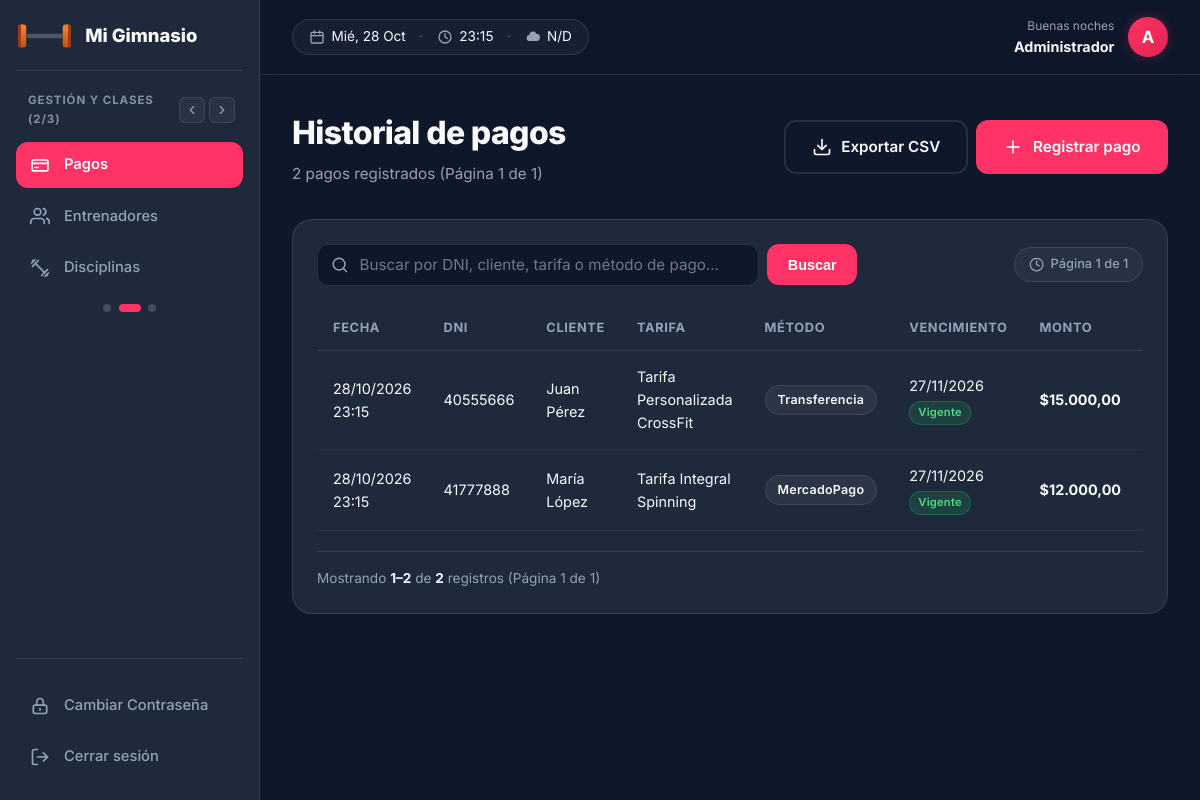
The page /panel/pagos.php (signed in) on the database its author committed.
### tables this page shows
CREATE TABLE IF NOT EXISTS historial_de_pagos (
    id_pago INT AUTO_INCREMENT PRIMARY KEY,
    id_cliente INT NOT NULL,
    id_tarifa INT NOT NULL,
    monto DECIMAL(10,2) NOT NULL,
    metodo_pago VARCHAR(50) NOT NULL DEFAULT 'Efectivo',
    fecha_pago DATETIME NOT NULL DEFAULT CURRENT_TIMESTAMP,
    fecha_vencimiento DATE NULL,
    CONSTRAINT fk_pago_cliente FOREIGN KEY (id_cliente)
        REFERENCES clientes(id_cliente),
    CONSTRAINT fk_pago_tarifa FOREIGN KEY (id_tarifa)
        REFERENCES tarifas(id_tarifa)
);

CREATE TABLE IF NOT EXISTS clientes (
    id_cliente INT AUTO_INCREMENT PRIMARY KEY,
    DNI INT(8) NOT NULL UNIQUE,
    nombre VARCHAR(100) NOT NULL,
    apellido VARCHAR(100) NOT NULL,
    email VARCHAR(100),
    telefono VARCHAR(20),
    id_estado INT NOT NULL,
    CONSTRAINT fk_cliente_estado FOREIGN KEY (id_estado)
        REFERENCES estado_cliente(ID_est_clientes)
);

CREATE TABLE IF NOT EXISTS tarifas (
    id_tarifa INT AUTO_INCREMENT PRIMARY KEY,
    id_entrenador INT NOT NULL,
    nombre VARCHAR(100) NOT NULL,
    monto DECIMAL(10,2) NOT NULL,
    descripcion TEXT,
    CONSTRAINT fk_tarifas_entrenadores FOREIGN KEY (id_entrenador)
        REFERENCES entrenadores(id_entrenador)
);

### panel/pagos.php (the view, shortened to what this page needs)
<?php
require_once __DIR__ . '/includes/paginacion.php';
$pdo = conectarDB();
$busqueda = trim($_GET['busqueda'] ?? '');
$params = [];
$whereSql = '';
$stmtCount = $pdo->prepare("
    SELECT COUNT(*)
    FROM historial_de_pagos hp
    JOIN clientes c ON hp.id_cliente = c.id_cliente
    JOIN tarifas t ON hp.id_tarifa = t.id_tarifa
    $whereSql
");
$stmtCount->execute($params);
$totalRegistros = (int)$stmtCount->fetchColumn();
$paginacion = calcularPaginacion($totalRegistros, 15);
$stmt = $pdo->prepare("
    SELECT
        hp.id_pago,
        hp.fecha_pago,
        COALESCE(hp.fecha_vencimiento, DATE_ADD(DATE(hp.fecha_pago), INTERVAL 30 DAY)) AS fecha_vencimiento,
        hp.monto,
        hp.metodo_pago,
        c.DNI,
        c.nombre,
        c.apellido,
        t.nombre AS tarifa
    FROM historial_de_pagos hp
    JOIN clientes c ON hp.id_cliente = c.id_cliente
    JOIN tarifas t ON hp.id_tarifa = t.id_tarifa
    $whereSql
    ORDER BY hp.fecha_pago DESC
    LIMIT {$paginacion['por_pagina']} OFFSET {$paginacion['offset']}
");
$stmt->execute($params);
$pagos = $stmt->fetchAll();
$hoy = date('Y-m-d');
$limitePorVencer = date('Y-m-d', strtotime('+5 days'));
require __DIR__ . '/includes/layout_inicio.php';
?>
<div class="panel-header">
    <div>
        <h1 class="titulo-pagina">Historial de pagos</h1>
        <div class="subt">
            <?php if ($busqueda !== ''): ?>
                <?= $totalRegistros ?> pago<?= $totalRegistros === 1 ? '' : 's' ?> encontrado<?= $totalRegistros === 1 ? '' : 's' ?> (Página <?= $paginacion['pagina'] ?> de <?= $paginacion['total_paginas'] ?>)
            <?php else: ?>
                <?= $totalRegistros ?> pago<?= $totalRegistros === 1 ? '' : 's' ?> registrado<?= $totalRegistros === 1 ? '' : 's' ?> (Página <?= $paginacion['pagina'] ?> de <?= $paginacion['total_paginas'] ?>)
            <?php endif; ?>
        </div>
    </div>
    <div class="acciones" style="flex-wrap: wrap;">
        <a href="exportar_csv.php?tipo=pagos<?= $busqueda !== '' ? '&busqueda=' . urlencode($busqueda) : '' ?>" class="btn btn-outline" title="Descargar reporte en formato CSV para Excel">
            <svg class="icon" viewBox="0 0 24 24"><path d="M21 15v4a2 2 0 0 1-2 2H5a2 2 0 0 1-2-2v-4"/><polyline points="7 10 12 15 17 10"/><line x1="12" y1="15" x2="12" y2="3"/></svg>
            Exportar CSV
        </a>
        <a href="pagos_form.php" class="btn btn-primary">
            <svg class="icon" viewBox="0 0 24 24"><path d="M12 5v14M5 12h14"/></svg>
            Registrar pago
        </a>
    </div>
</div>
<div class="panel-bloque">
    <div class="barra-busqueda">
        <form action="pagos.php" method="GET" class="form-busqueda">
            <div class="campo-icono">
                <input type="search" name="busqueda" class="form-control con-icono"
                       placeholder="Buscar por DNI, cliente, tarifa o método de pago..."
                       value="<?= htmlspecialchars($busqueda) ?>"
                       onsearch="if(this.value=='') this.form.submit();">
            </div>
            <button type="submit" class="btn btn-primary" title="Buscar">Buscar</button>
        </form>
        <div class="badge-limite" title="Listado paginado de a <?= $paginacion['por_pagina'] ?> registros por página">
            <svg class="icon" viewBox="0 0 24 24"><circle cx="12" cy="12" r="10"/><polyline points="12 6 12 12 16 14"/></svg>
            <span>Página <?= $paginacion['pagina'] ?> de <?= $paginacion['total_paginas'] ?></span>
        </div>
    </div>
    <div class="tabla-scroll">
        <table class="tabla">
            <thead>
                <tr>
                    <th>Fecha</th>
                    <th>DNI</th>
                    <th>Cliente</th>
                    <th>Tarifa</th>
                    <th>Método</th>
                    <th>Vencimiento</th>
                    <th>Monto</th>
                    <th>Comprobante</th>
                </tr>
            </thead>
            <tbody>
                <?php if (empty($pagos)): ?>
                    <tr>
                        <td colspan="8" class="celda-vacia">
                            <?= $busqueda !== '' ? 'No se encontraron pagos para "' . htmlspecialchars($busqueda) . '".' : 'No hay pagos registrados todavía.' ?>
                        </td>
                    </tr>
                <?php else: ?>
                    <?php foreach ($pagos as $p): ?>
                        <?php
                            $venc = $p['fecha_vencimiento'];
                            if ($venc < $hoy) {
                                $claseVenc = 'inactivo';
                                $textoVenc = 'Vencida';
                            } elseif ($venc <= $limitePorVencer) {
                                $claseVenc = 'pausado';
                                $textoVenc = 'Por vencer';
                            } else {
                                $claseVenc = 'activo';
                                $textoVenc = 'Vigente';
                            }
                        ?>
                        <tr>
                            <td class="col-fecha"><?= htmlspecialchars(date('d/m/Y H:i', strtotime($p['fecha_pago']))) ?></td>
                            <td><?= htmlspecialchars($p['DNI']) ?></td>
                            <td><?= htmlspecialchars($p['nombre'] . ' ' . $p['apellido']) ?></td>
                            <td><?= htmlspecialchars($p['tarifa']) ?></td>
                            <td><span class="badge" style="background: rgba(255,255,255,0.06); border: 1px solid var(--color-border);"><?= htmlspecialchars($p['metodo_pago'] ?? 'Efectivo') ?></span></td>
                            <td>
                                <div><?= htmlspecialchars(date('d/m/Y', strtotime($venc))) ?></div>
                                <span class="badge <?= $claseVenc ?>" style="margin-top: 0.2rem; font-size: 0.7rem; padding: 0.15rem 0.5rem;">
                                    <?= $textoVenc ?>
                                </span>
                            </td>
                            <td class="col-monto">$<?= number_format((float)$p['monto'], 2, ',', '.') ?></td>
                            <td>
                            </td>
                        </tr>
                    <?php endforeach; ?>
                <?php endif; ?>
            </tbody>
        </table>
    </div>
</div>
<?php require __DIR__ . '/includes/layout_fin.php'; ?>

### rows shown on the page
historial_de_pagos: fecha_pago "28/10/2026 23:15", id_cliente.DNI "40555666", id_cliente.apellido "Juan Pérez", id_tarifa.nombre "Tarifa Personalizada CrossFit", metodo_pago "Transferencia", venc "27/11/2026", textoVenc "Vigente", monto "15.000,00"
historial_de_pagos: fecha_pago "28/10/2026 23:15", id_cliente.DNI "41777888", id_cliente.apellido "María López", id_tarifa.nombre "Tarifa Integral Spinning", metodo_pago "MercadoPago", venc "27/11/2026", textoVenc "Vigente", monto "12.000,00"

### other values the page prints
GYM_NOMBRE "Mi Gimnasio"
$nombreUsuario "Administrador"
$inicial "A"
$totalRegistros "2"
$paginacion['pagina'] "1"
$paginacion['total_paginas'] "1"
$pag['desde'] "1"
$pag['hasta'] "2"
$pag['total'] "2"
$pag['pagina'] "1"
$pag['total_paginas'] "1"
